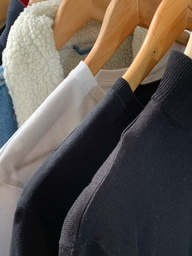
#> input picture 10 semester/Images/lab2/input/photo1.jpg, 192 x 256 px, shrunk from 1125 x 1500 before the run; its folder holds only this picture in this run
$ python source.py
#> lines starting #> are read from the running program, lines starting #| are printed output that depends on the picture
### 10 semester/Images/lab2/task1.py
import numpy as np
from numpy import ndarray


def gaussian_noise(image: ndarray, noise_sigma=22) -> ndarray:
    temp_image = np.float64(image)

    h = temp_image.shape[0]
    w = temp_image.shape[1]
    noise = np.random.randn(h, w) * noise_sigma

    noisy_image = np.zeros(temp_image.shape, np.float64)
    if len(temp_image.shape) == 2:
        noisy_image = temp_image + noise
    else:
        noisy_image[:, :, 0] = temp_image[:, :, 0] + noise
        noisy_image[:, :, 1] = temp_image[:, :, 1] + noise
        noisy_image[:, :, 2] = temp_image[:, :, 2] + noise

    return noisy_image


def bipolar_noise(image: ndarray, noise_prob=0.05) -> ndarray:
    rows, cols, _ = image.shape

    for i in range(rows):
        for j in range(cols):
            if np.random.random() < 0.5:
                if np.random.random() < noise_prob:
                    image[i][j] = [0, 0, 0]
            else:
                if np.random.random() < noise_prob:
                    image[i][j] = [255, 255, 255]

    return image

### 10 semester/Images/lab2/task2.py
import numpy as np
from numpy import ndarray


def mean_filtering(image: ndarray, ws=2) -> ndarray:
    for i in range(ws // 2, image.shape[0] - ws // 2):
        for j in range(ws // 2, image.shape[1] - ws // 2):
            for c in range(image.shape[2]):
                image[i][j][c] = np.mean(image[i - ws // 2: i + ws // 2 + 1, j - ws // 2: j + ws // 2 + 1, c])

    return image


def gaussian_filtering(image: ndarray, ws=9, sigma=2) -> ndarray:
    x = np.arange(-ws // 2 + 1, ws // 2 + 1)  # x = [0, 1, 2]    if window size is 3x3
    y = np.arange(-ws // 2 + 1, ws // 2 + 1)  # y = [0, 1, 2]    if window size is 3x3
    x, y = np.meshgrid(x, y, sparse=True)
    g = np.exp(-((x ** 2 + y ** 2) / (2.0 * sigma ** 2)))  # G(x,y)
    gaussian_filter_value = g / g.sum()

    for i in range(ws // 2, image.shape[0] - ws // 2):
        for j in range(ws // 2, image.shape[1] - ws // 2):
            for c in range(image.shape[2]):
                image[i][j][c] = np.sum(
                    # CORRELATION
                    np.multiply(
                        (image[i - ws // 2: i + ws // 2 + 1, j - ws // 2: j + ws // 2 + 1, c]),
                        gaussian_filter_value,
                    )
                )

    return image

### 10 semester/Images/utils.py
import math

import cv2
import numpy as np


# [7 lines left out: function normalize_pixel, not called in this run]


def calculate_psnr(img1, img2):
    # img1 and img2 have range [0, 255]
    img1 = img1.astype(np.float64)
    img2 = img2.astype(np.float64)
    mse = np.mean((img1 - img2) ** 2)
    if mse == 0:
        return float('inf')
    return 20 * math.log10(255.0 / math.sqrt(mse))


def ssim(img1, img2):
    C1 = (0.01 * 255) ** 2
    C2 = (0.03 * 255) ** 2

    img1 = img1.astype(np.float64)
    img2 = img2.astype(np.float64)
    kernel = cv2.getGaussianKernel(11, 1.5)
    window = np.outer(kernel, kernel.transpose())

    mu1 = cv2.filter2D(img1, -1, window)[5:-5, 5:-5]  # valid
    mu2 = cv2.filter2D(img2, -1, window)[5:-5, 5:-5]
    mu1_sq = mu1 ** 2
    mu2_sq = mu2 ** 2
    mu1_mu2 = mu1 * mu2
    sigma1_sq = cv2.filter2D(img1 ** 2, -1, window)[5:-5, 5:-5] - mu1_sq
    sigma2_sq = cv2.filter2D(img2 ** 2, -1, window)[5:-5, 5:-5] - mu2_sq
    sigma12 = cv2.filter2D(img1 * img2, -1, window)[5:-5, 5:-5] - mu1_mu2

    ssim_map = ((2 * mu1_mu2 + C1) * (2 * sigma12 + C2)) / ((mu1_sq + mu2_sq + C1) *
                                                            (sigma1_sq + sigma2_sq + C2))
    return ssim_map.mean()


def calculate_ssim(img1, img2):
    '''calculate SSIM
    the same outputs as MATLAB's
    img1, img2: [0, 255]
    '''
    if not img1.shape == img2.shape:
        raise ValueError('Input images must have the same dimensions.')
    if img1.ndim == 2:
        return ssim(img1, img2)
    elif img1.ndim == 3:
        if img1.shape[2] == 3:
            ssims = []
            for i in range(3):
                ssims.append(ssim(img1, img2))
            return np.array(ssims).mean()
        elif img1.shape[2] == 1:
            return ssim(np.squeeze(img1), np.squeeze(img2))
    else:
        raise ValueError('Wrong input image dimensions.')

### 10 semester/Images/lab2/source.py
import os
from copy import deepcopy
from multiprocessing import Process

import cv2

from lab2.task1 import gaussian_noise, bipolar_noise
from lab2.task2 import mean_filtering, gaussian_filtering
from utils import calculate_psnr, calculate_ssim

INPUT_PATH = 'input'
OUTPUT_PATH = 'output'


def process_gaussian_noise(image, image_name):
    original_image = deepcopy(image)
    image = gaussian_noise(image)
    cv2.imwrite(os.path.join(OUTPUT_PATH, f'{image_name}_noise_gaussian.jpg'), image)
    print(
        f'{image_name.upper()} — GAUSSIAN NOISE | '
        f'PSNR: {round(calculate_psnr(original_image, image), 2)} | '
        f'SSIM: {round(calculate_ssim(original_image, image), 2)}'
    )

    kwargs = {
        'image': image,
        'image_name': f'{image_name}_noise_gaussian',
        'original': original_image,
    }

    Process(target=process_mean_filtering, kwargs=deepcopy(kwargs)).start()
    Process(target=process_gaussian_filtering, kwargs=deepcopy(kwargs)).start()


def process_bipolar_noise(image, image_name):
    original_image = deepcopy(image)
    image = bipolar_noise(image)
    cv2.imwrite(os.path.join(OUTPUT_PATH, f'{image_name}_noise_bipolar.jpg'), image)
    print(
        f'{image_name.upper()} — BIPOLAR NOISE | '
        f'PSNR: {round(calculate_psnr(original_image, image), 2)} | '
        f'SSIM: {round(calculate_ssim(original_image, image), 2)}'
    )

    kwargs = {
        'image': image,
        'image_name': f'{image_name}_noise_bipolar',
        'original': original_image,
    }

    Process(target=process_mean_filtering, kwargs=deepcopy(kwargs)).start()
    Process(target=process_gaussian_filtering, kwargs=deepcopy(kwargs)).start()


def process_mean_filtering(image, image_name, original):
    image = mean_filtering(image)
    cv2.imwrite(os.path.join(OUTPUT_PATH, f'{image_name}_mean_filtering.jpg'), image)
    print(
        f'{image_name.upper()} — MEAN FILTERING | '
        f'PSNR: {round(calculate_psnr(original, image), 2)} | '
        f'SSIM: {round(calculate_ssim(original, image), 2)}'
    )


def process_gaussian_filtering(image, image_name, original):
    image = gaussian_filtering(image)
    cv2.imwrite(os.path.join(OUTPUT_PATH, f'{image_name}_gaussian_filtering.jpg'), image)
    print(
        f'{image_name.upper()} — GAUSSIAN FILTERING | '
        f'PSNR: {round(calculate_psnr(original, image), 2)} | '
        f'SSIM: {round(calculate_ssim(original, image), 2)}'
    )


def main():
    for root, _, files in os.walk(INPUT_PATH):
        for file in files:

            if file.startswith('.'):
                continue

            filename = file.split('.')[0]

            original_image = cv2.imread(os.path.join(root, f'{file}'))
#> original_image is the input picture: shape (256, 192, 3); mean B, G, R 79.2, 85.6, 93.6
            cv2.imwrite(os.path.join(OUTPUT_PATH, f'{filename}_original.jpg'), original_image)

            kwargs = {
                'image': original_image,
                'image_name': filename,
            }

            for process in [
                process_gaussian_noise,
                process_bipolar_noise,
            ]:
                Process(target=process, kwargs=deepcopy(kwargs)).start()
#> this loop made 2 passes
#> pass 1, in process_gaussian_noise, `cv2.imwrite(os.path.join(OUTPUT_PATH, f'{image_name}_noise_gaussian.jp..`:
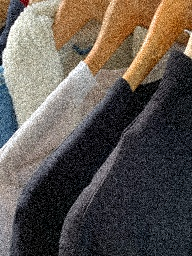
#> saved as photo1_noise_gaussian.jpg: shape (256, 192, 3); mean B, G, R 79.6, 86.2, 94.2
#> pass 1, in process_mean_filtering, `cv2.imwrite(os.path.join(OUTPUT_PATH, f'{image_name}_mean_filtering.jp..`:
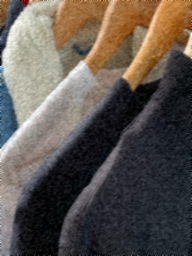
#> saved as photo1_noise_gaussian_mean_filtering.jpg: shape (256, 192, 3); mean B, G, R 79.1, 85.6, 93.6
#> pass 1, in process_gaussian_filtering, `cv2.imwrite(os.path.join(OUTPUT_PATH, f'{image_name}_gaussian_filterin..`:
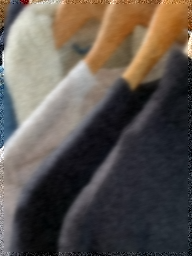
#> saved as photo1_noise_gaussian_gaussian_filtering.jpg: shape (256, 192, 3); mean B, G, R 79.1, 85.5, 93.5
#> pass 2, in process_bipolar_noise, `cv2.imwrite(os.path.join(OUTPUT_PATH, f'{image_name}_noise_bipolar.jpg..`:
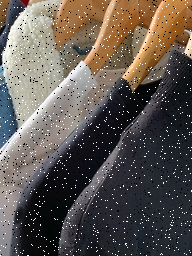
#> saved as photo1_noise_bipolar.jpg: shape (256, 192, 3); mean B, G, R 81.8, 87.9, 95.5


if __name__ == '__main__':
    main()

$ run again, on 10 semester/Images/lab2/input/photo3.jpg
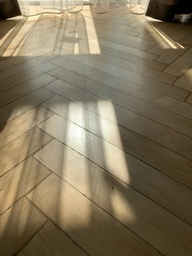
#> input picture 10 semester/Images/lab2/input/photo3.jpg, 192 x 256 px, shrunk from 1125 x 1500 before the run
#> in main, original_image is the input picture: shape (256, 192, 3); mean B, G, R 90.6, 116.3, 129.4
#> the loop in main, `for process in [ process_gaussian_noise, process_bipolar_noise, ]:` made 2 passes
#> pass 1, in process_gaussian_noise, `cv2.imwrite(os.path.join(OUTPUT_PATH, f'{image_name}_noise_gaussian.jp..`:
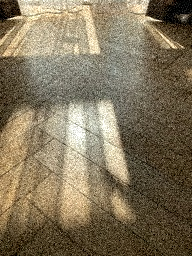
#> saved as photo3_noise_gaussian.jpg: shape (256, 192, 3); mean B, G, R 90.9, 116.2, 129.2
#> pass 2, in process_bipolar_noise, `cv2.imwrite(os.path.join(OUTPUT_PATH, f'{image_name}_noise_bipolar.jpg..`:
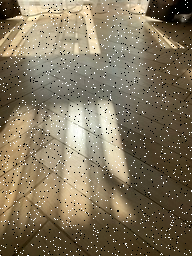
#> saved as photo3_noise_bipolar.jpg: shape (256, 192, 3); mean B, G, R 92.7, 117.1, 129.5
